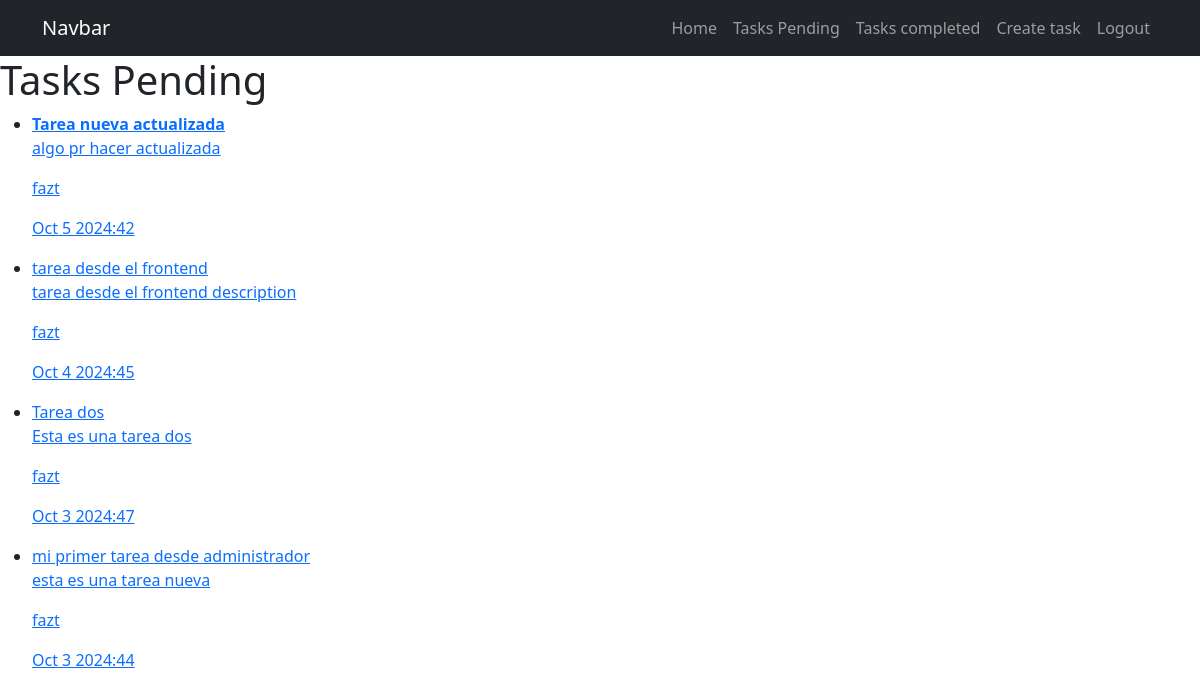
Page /tasks_completed/ (signed in) on the committed database.
### tasks/models.py (models this page shows, shortened)
class Task(models.Model):
    title = models.CharField(max_length=100)
    description = models.TextField(blank=True)
    created = models.DateTimeField(auto_now_add=True)
    datecompleted = models.DateTimeField(null=True, blank=True)
    important = models.BooleanField(default=False)
    user = models.ForeignKey(User, on_delete=models.CASCADE)

### tasks/views.py (the view)
# urls.py: path('tasks_completed/', views.tasks_completed, name='tasks_completed'),
@login_required
def tasks_completed (request):
    tasks = Task.objects.filter(user=request.user, datecompleted__isnull=False).order_by('-datecompleted')
    return render(request,'tasks.html', {'tasks': tasks})

### tasks/templates/tasks.html
{% extends 'base.html' %}
{% block content %}
<h1>Tasks Pending</h1>
<ul>
    {% for task in tasks %}
    <li>
        <a href="{% url 'task_detail' task.id %}">
            {% if task.important %}
            <strong> {{task.title}}</strong>
            {% else %}
                {{task.title}}
            {% endif %}
            <p>{{task.description}}</p>
            <p>{{task.user.username}}</p>
            <p>{{task.datecompleted|date:'M j Y:i'}}</p>
        </a>
    </li>
    {% endfor %}
</ul>
{% endblock %}

### rows in the picture
Task: title "Tarea nueva actualizada", description "algo pr hacer actualizada", user.username "fazt", datecompleted "Oct 5 2024:42"
Task: title "tarea desde el frontend", description "tarea desde el frontend description", user.username "fazt", datecompleted "Oct 4 2024:45"
Task: title "Tarea dos", description "Esta es una tarea dos", user.username "fazt", datecompleted "Oct 3 2024:47"
Task: title "mi primer tarea desde administrador", description "esta es una tarea nueva", user.username "fazt", datecompleted "Oct 3 2024:44"
